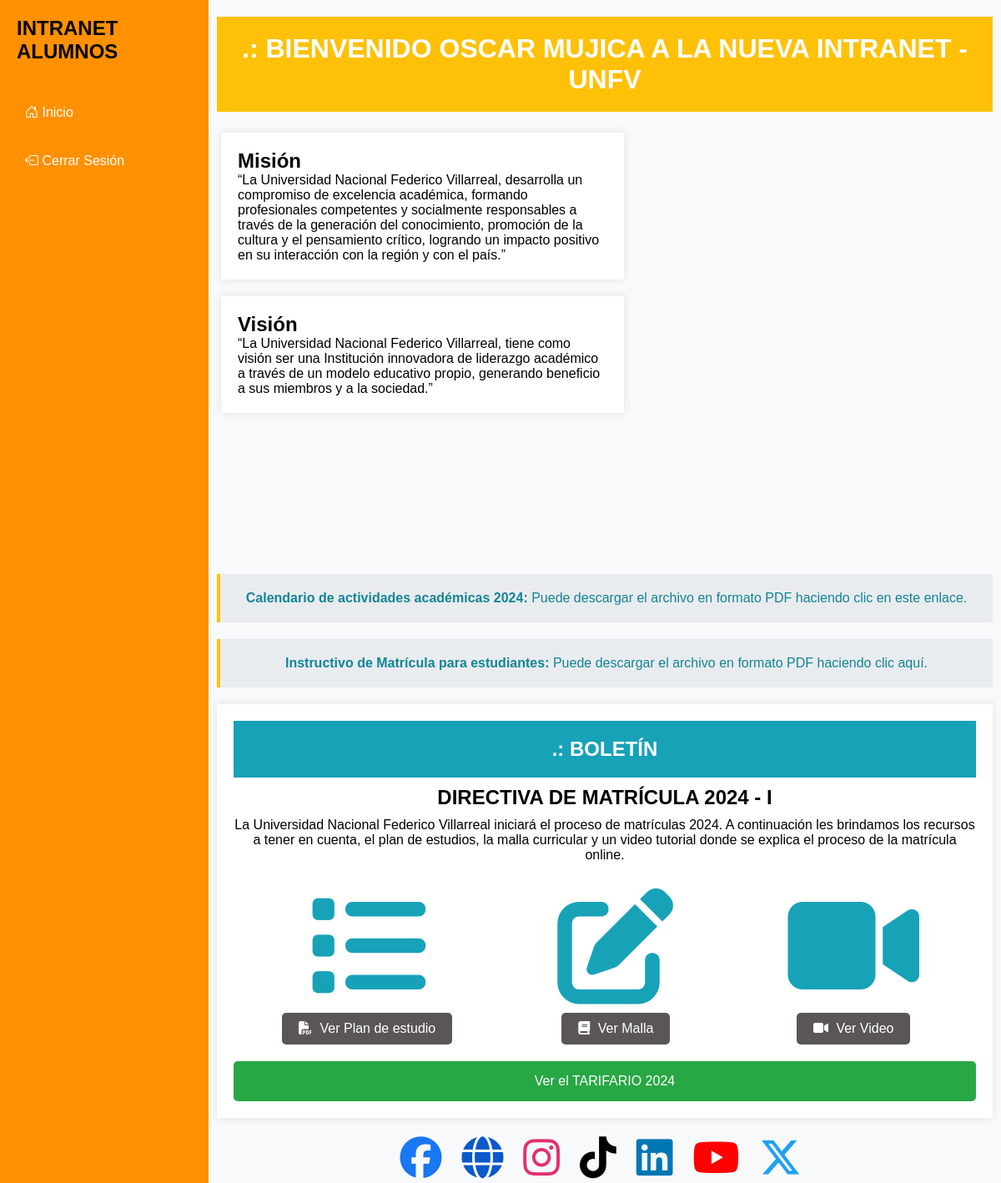
/ (signed in), run on an earlier commit of the app's database.
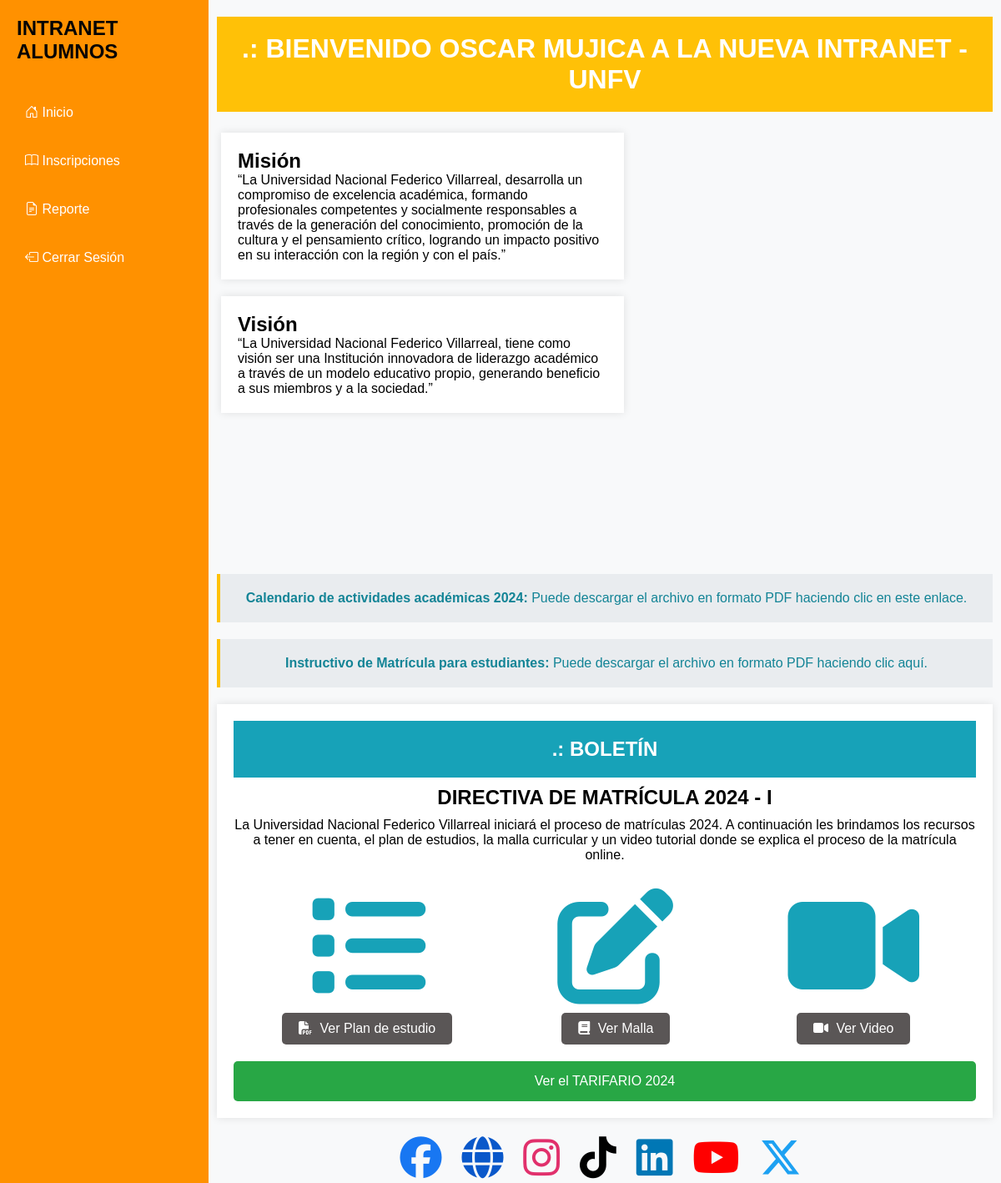
And on a later commit of the database.
### App/views.py (the view)
# urls.py: path('', views.home, name="home"),
@login_required
def home(request):
    return render(request, "home.html")

### App/templates/home.html (shortened to what the changed rows need)
{% extends 'base.html' %}
{% load static %}
{% block content %}
<main class="home">
    <header>
        <h1>.: BIENVENIDO
            {% if request.user.alumno %}
                {{ request.user.alumno|upper }}
            {% else %}
                {{ request.user.first_name|upper }} {{ request.user.last_name|upper }}
            {% endif %}
            A LA NUEVA INTRANET - UNFV</h1>
    </header>
    <section class="content">
        <div class="container_v_m">
            <div class="mission-vision">
                <div class="mission">
                    <h2>Misión</h2>
                </div>
                <div class="vision">
                    <h2>Visión</h2>
                </div>
            </div>
        </div>
        <section class="directiva-section">
            <header class="boletin">
                <h2>.: BOLETÍN</h2>
            </header>
            <h2>DIRECTIVA DE MATRÍCULA 2024 - I</h2>
        </section>
    </section>
</main>
{% endblock %}

What changed in the data, as far as the page shows it:
changed Usuario "OSCAR": rol "admin" → "administrador" (drawn)
Also different on the page:
text now shown: "Inscripciones Reporte"
